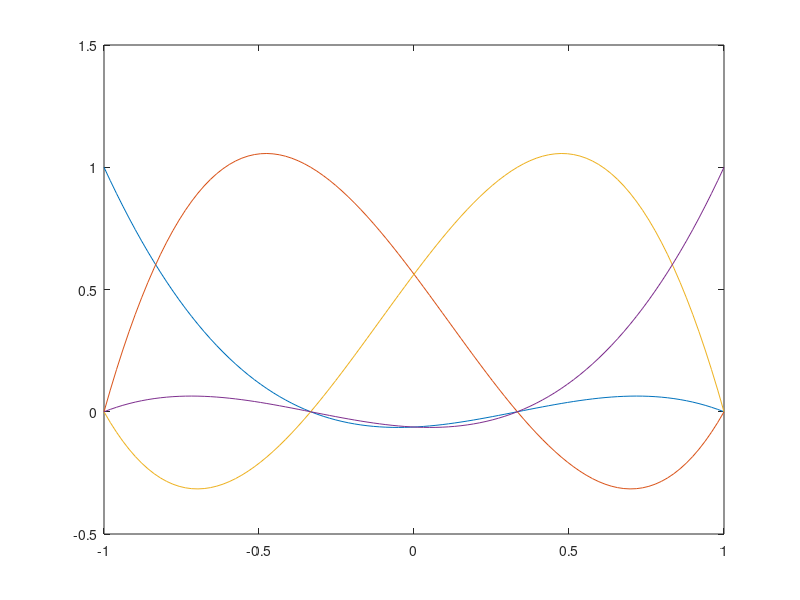

Reproduce this figure in MATLAB.
phi0{1} = @(s) -27/48*(s^3 - s^2 - 1/9*s + 1/9);
phi0{2} = @(s) 27/16*(s^3 - 1/3*s^2 - s + 1/3);
phi0{3} = @(s) -27/16*(s^3 + 1/3*s^2 - s - 1/3);
phi0{4} = @(s) 27/48*(s^3 + s^2 - 1/9*s - 1/9);

xx = linspace(-1,1)';
y = zeros(length(xx),4);
for i = 1:4
for j = 1:length(xx)
x = xx(j);
y(j,i) = phi0{i}(x);
end
end
x = [xx,xx,xx,xx];
plot(x,y)
